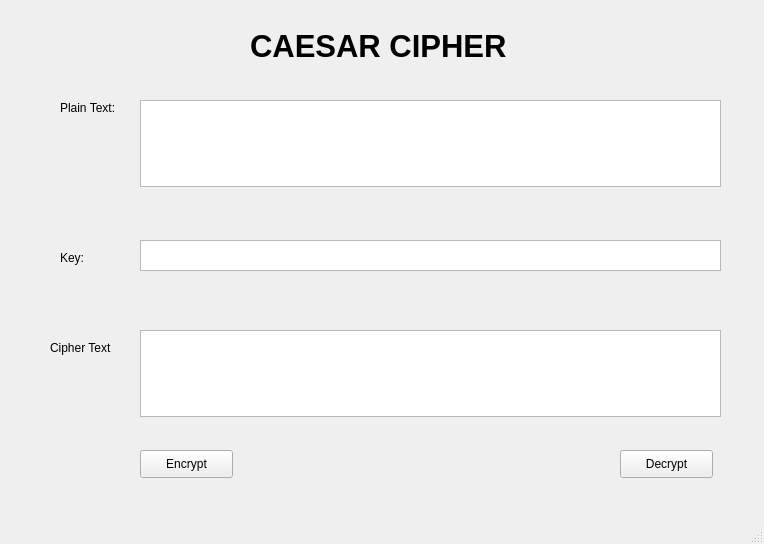
<?xml version="1.0" encoding="UTF-8"?>
<ui version="4.0">
 <class>MainWindow</class>
 <widget class="QMainWindow" name="MainWindow">
  <property name="geometry">
   <rect>
    <x>0</x>
    <y>0</y>
    <width>764</width>
    <height>544</height>
   </rect>
  </property>
  <property name="windowTitle">
   <string>MainWindow</string>
  </property>
  <widget class="QWidget" name="centralwidget">
   <widget class="QLabel" name="label">
    <property name="geometry">
     <rect>
      <x>250</x>
      <y>0</y>
      <width>321</width>
      <height>91</height>
     </rect>
    </property>
    <property name="font">
     <font>
      <pointsize>23</pointsize>
      <weight>75</weight>
      <bold>true</bold>
     </font>
    </property>
    <property name="text">
     <string>CAESAR CIPHER</string>
    </property>
   </widget>
   <widget class="QLabel" name="label_2">
    <property name="geometry">
     <rect>
      <x>60</x>
      <y>100</y>
      <width>61</width>
      <height>16</height>
     </rect>
    </property>
    <property name="text">
     <string>Plain Text:</string>
    </property>
   </widget>
   <widget class="QLabel" name="label_3">
    <property name="geometry">
     <rect>
      <x>60</x>
      <y>250</y>
      <width>55</width>
      <height>16</height>
     </rect>
    </property>
    <property name="text">
     <string>Key:</string>
    </property>
   </widget>
   <widget class="QLabel" name="label_4">
    <property name="geometry">
     <rect>
      <x>50</x>
      <y>340</y>
      <width>71</width>
      <height>16</height>
     </rect>
    </property>
    <property name="text">
     <string>Cipher Text</string>
    </property>
   </widget>
   <widget class="QPlainTextEdit" name="txt_plain_text">
    <property name="geometry">
     <rect>
      <x>140</x>
      <y>100</y>
      <width>581</width>
      <height>87</height>
     </rect>
    </property>
   </widget>
   <widget class="QTextEdit" name="txt_key">
    <property name="geometry">
     <rect>
      <x>140</x>
      <y>240</y>
      <width>581</width>
      <height>31</height>
     </rect>
    </property>
   </widget>
   <widget class="QPlainTextEdit" name="txt_cipher_text">
    <property name="geometry">
     <rect>
      <x>140</x>
      <y>330</y>
      <width>581</width>
      <height>87</height>
     </rect>
    </property>
   </widget>
   <widget class="QPushButton" name="btn_encrypt">
    <property name="geometry">
     <rect>
      <x>140</x>
      <y>450</y>
      <width>93</width>
      <height>28</height>
     </rect>
    </property>
    <property name="text">
     <string>Encrypt</string>
    </property>
   </widget>
   <widget class="QPushButton" name="btn_decrypt">
    <property name="geometry">
     <rect>
      <x>620</x>
      <y>450</y>
      <width>93</width>
      <height>28</height>
     </rect>
    </property>
    <property name="text">
     <string>Decrypt</string>
    </property>
   </widget>
  </widget>
  <widget class="QMenuBar" name="menubar">
   <property name="geometry">
    <rect>
     <x>0</x>
     <y>0</y>
     <width>764</width>
     <height>26</height>
    </rect>
   </property>
  </widget>
  <widget class="QStatusBar" name="statusbar"/>
 </widget>
 <resources/>
 <connections/>
</ui>
